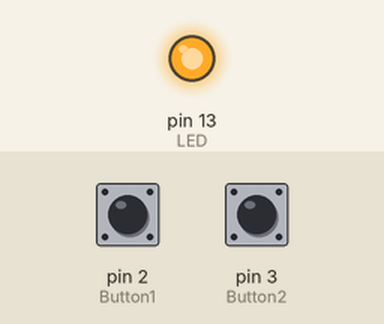
A sketch run on a simulated Arduino Uno, built with avr-gcc and run on an emulated ATmega328P. Parts: output pins drawn as LEDs (lit = HIGH). The test bench sets the inputs (shaded band); at power-on: pin 2 (Button1) HIGH, pin 3 (Button2) LOW.

Above: at 1.2 s.
1.3 s: pin 2 (Button1) pulled LOW for 0.15 s
At 1.37 s:
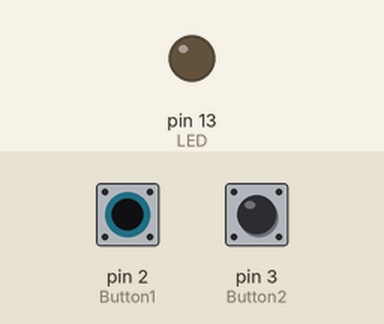
2.9 s: pin 2 (Button1) pulled LOW for 3.2 s
At 6.7 s:
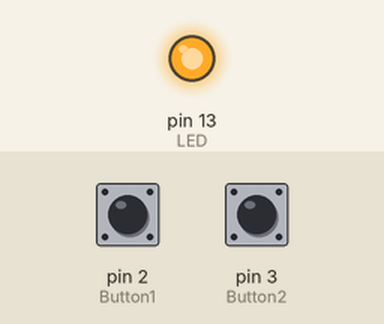
Timing chart, 0 to 8.2 s (numbered marks = the images above; inputs shaded):
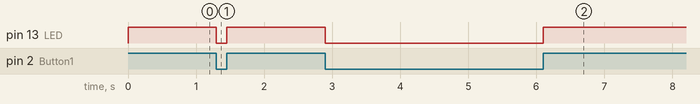

The sketch:

PROGRAM_SENSOR_COMBO_VIRTUAL_TERMNAL.ino
```cpp
int Button1 = 2;
int Button2 = 3;
int LED = 13;

int ButtonState = 0;

void setup() {
pinMode(Button1, INPUT);
pinMode(Button2, INPUT);
pinMode(LED, OUTPUT);
}

void loop() {
  if(digitalRead(Button1)== LOW){
    digitalWrite(LED, LOW);
  }
  else if(digitalRead(Button2)== LOW){
    digitalWrite(LED, HIGH);
  }

}
```

Measured:
- after the input at 1.3 s, pin 13 (LED): HIGH → LOW at once, → HIGH 0.15 s later
- after the input at 2.9 s, pin 13 (LED): HIGH → LOW at once, → HIGH 3.2 s later
